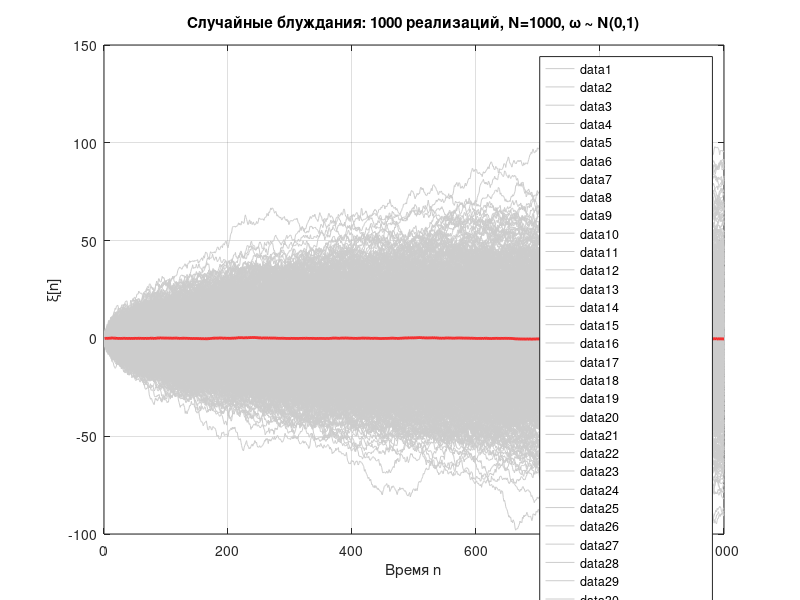
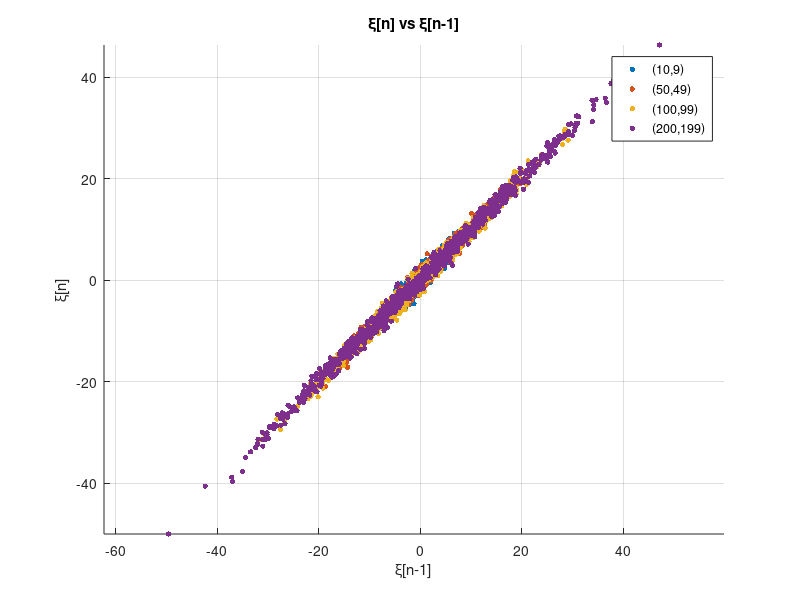
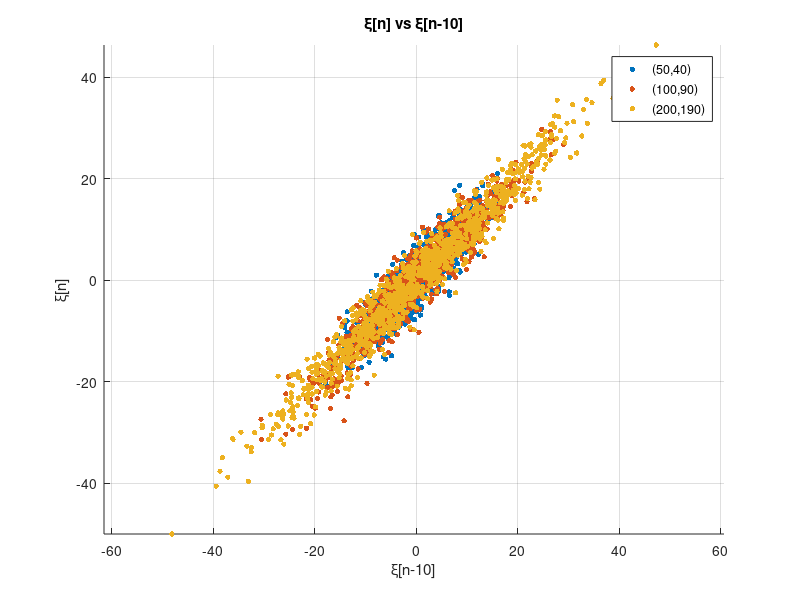
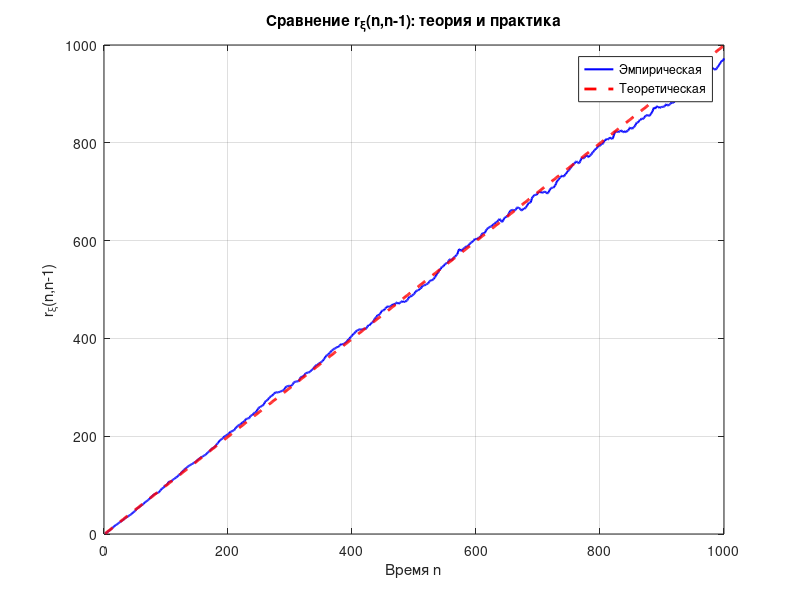

Here is the MATLAB script that generated these plots, in order:
clear; clc; close all;

%% 6

% Параметры из Таблицы 3.2
N = 1000;   % длина реализации
K = 1000;   % количество реализаций
mu_omega = 0;
sigma_omega = 1;

% Генерация случайных блужданий
X_rw = zeros(N, K); % матрица N x K
omega = mu_omega + sigma_omega * randn(N, K); % приращения

% Начальное условие xi[0] = 0 учтено
X_rw(1, :) = omega(1, :);
for n = 2:N
    X_rw(n, :) = X_rw(n-1, :) + omega(n, :);
end

% --- 1. Построение всех реализаций ---
figure('Name', 'Реализации случайного блуждания', 'NumberTitle', 'off');
plot(1:N, X_rw, 'Color', [0.8 0.8 0.8], 'LineWidth', 0.5);
hold on;
plot(1:N, mean(X_rw, 2), 'r-', 'LineWidth', 2, 'DisplayName', 'Среднее по ансамблю');
xlabel('Время n');
ylabel('\xi[n]');
title(sprintf('Случайные блуждания: %d реализаций, N=%d, \\omega ~ N(0,1)', K, N));
legend('Location', 'best'); grid on;

% --- 2. Скаттерограммы: пары (n, n-1) ---
pairs1 = [10, 9; 50, 49; 100, 99; 200, 199];
colors1 = lines(size(pairs1, 1));

figure('Name', 'Диаграммы рассеяния: пары (n, n-1)', 'NumberTitle', 'off');
for p = 1:size(pairs1, 1)
    ni = pairs1(p, 1); nj = pairs1(p, 2);
    scatter(X_rw(nj, :), X_rw(ni, :), 15, colors1(p, :), 'filled');
    hold on;
end
title('\xi[n] vs \xi[n-1]');
xlabel('\xi[n-1]'); ylabel('\xi[n]');
legend(cellstr(arrayfun(@(x,y) sprintf('(%d,%d)',x,y), pairs1(:,1), pairs1(:,2),'UniformOutput',false)));
grid on; axis equal;

% --- 3. Скаттерограммы: пары (n, n-10) ---
pairs2 = [50, 40; 100, 90; 200, 190];
colors2 = lines(size(pairs2, 1));

figure('Name', 'Диаграммы рассеяния: пары (n, n-10)', 'NumberTitle', 'off');
for p = 1:size(pairs2, 1)
    ni = pairs2(p, 1); nj = pairs2(p, 2);
    scatter(X_rw(nj, :), X_rw(ni, :), 15, colors2(p, :), 'filled');
    hold on;
end
title('\xi[n] vs \xi[n-10]');
xlabel('\xi[n-10]'); ylabel('\xi[n]');
legend(cellstr(arrayfun(@(x,y) sprintf('(%d,%d)',x,y), pairs2(:,1), pairs2(:,2),'UniformOutput',false)));
grid on; axis equal;

% --- 4. Теория vs практика ---
fprintf('-------------------------------------------------------------------\n');
fprintf('СРАВНЕНИЕ ТЕОРИИ И ПРАКТИКИ: автокорреляция случайного блуждания\n');

all_pairs = [pairs1; pairs2];
for p = 1:size(all_pairs, 1)
    ni = all_pairs(p, 1);
    nj = all_pairs(p, 2);
    l = ni - nj;
    r_empirical = mean(X_rw(ni, :) .* X_rw(nj, :));
    r_theoretical = nj;
    rho_empirical = corr(X_rw(ni, :)', X_rw(nj, :)');
    rho_theoretical = sqrt(nj / ni);
    fprintf('\nПара (n=%d, m=%d), лаг=%d:\n', ni, nj, l);
    fprintf('  Теория:    r=%d, rho=%.4f\n', r_theoretical, rho_theoretical);
    fprintf('  Практика:  r=%.2f, rho=%.4f\n', r_empirical, rho_empirical);
end
fprintf('-------------------------------------------------------------------\n');

%% 7

n_vals = 2:N;
r_empirical = zeros(size(n_vals));
for i = 1:length(n_vals)
    n = n_vals(i);
    r_empirical(i) = mean(X_rw(n, :) .* X_rw(n-1, :));
end

r_theoretical = n_vals - 1;

figure('Name', 'Автокорреляция: теория vs практика', 'NumberTitle', 'off');
plot(n_vals, r_empirical, 'b-', 'LineWidth', 1.5, 'DisplayName','Эмпирическая');
hold on;
plot(n_vals, r_theoretical, 'r--', 'LineWidth', 2, 'DisplayName','Теоретическая');
xlabel('Время n'); ylabel('r_\xi(n,n-1)');
title('Сравнение r_\xi(n,n-1): теория и практика');
legend('Location','best'); grid on;

fprintf('-------------------------------------------------------------------\n');
fprintf('ЗАДАНИЕ 7: Сравнение r_\\xi(n,n-1)\n\n');
sample_points = [2, 10, 50, 100, 500, 999];
fprintf('%4s | %10s | %10s | %10s\n','n','Теория','Практика','Ошибка');
fprintf('------------------------------------------------\n');
for i = 1:length(sample_points)
    n = sample_points(i);
    if n>=2 && n<=N
        idx = n-1;
        fprintf('%4d | %10.2f | %10.2f | %10.2f\n', n, r_theoretical(idx), r_empirical(idx), abs(r_theoretical(idx)-r_empirical(idx)));
    end
end
fprintf('-------------------------------------------------------------------\n');

fprintf('\nОТВЕТ НА ВОПРОС:\n');
fprintf('Можно ли оценить r_\\xi(n,n-1) по одной реализации?\n');
fprintf('→ НЕТ. Случайное блуждание нестационарно и не эргодично.\n');
fprintf('Для корректной оценки нужна выборка по ансамблю.\n');
fprintf('-------------------------------------------------------------------\n');

%% 8

fprintf('-------------------------------------------------------------------\n');
fprintf('ЗАДАНИЕ 8: Процесс с затуханием\n');
fprintf('xi[n] = 0.9*xi[n-1] + w[n], w ~ N(0,1)\n\n');

fprintf('1. Рекуррентная формула:\n');
fprintf('   sigma_xi^2[n] = 0.81*sigma_xi^2[n-1] + 1\n\n');

fprintf('2. Общая формула:\n');
fprintf('   sigma_xi^2[n] = (1 - 0.81^n)/0.19\n\n');

sigma2_inf = 1/0.19;
fprintf('3. При n→∞: sigma_xi^2[n] → %.4f\n\n', sigma2_inf);

fprintf('4. В стационарном режиме:\n');
fprintf('   r_xi(l) = 0.9^{|l|} * %.4f\n\n', sigma2_inf);

fprintf('5. Процесс нестационарен при малых n, но асимптотически стационарен.\n');
fprintf('-------------------------------------------------------------------\n');
